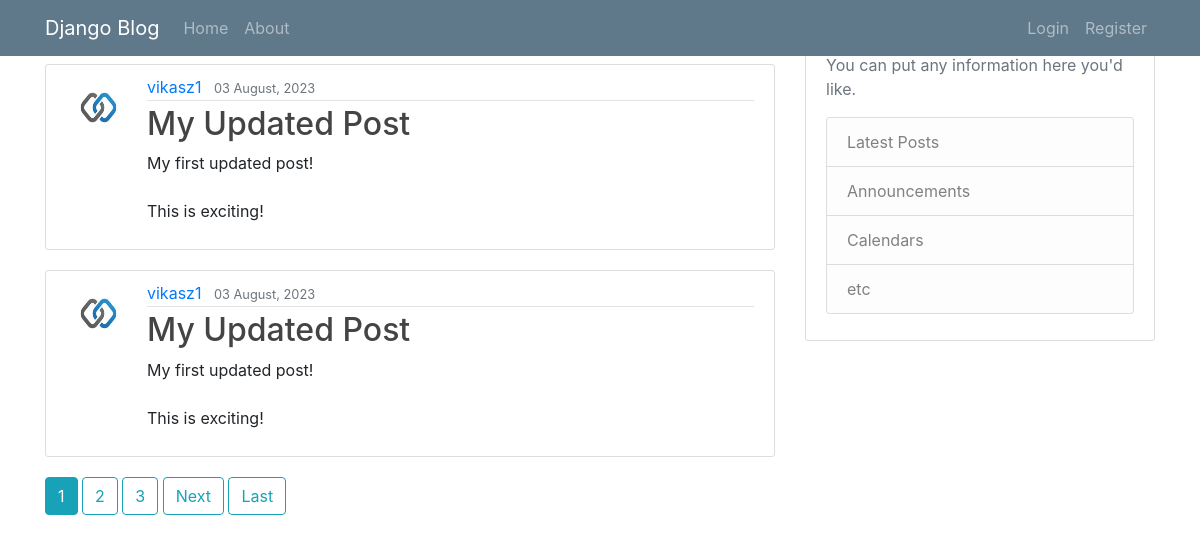
The app's page /user/vikasz1 with its own data.
### blog/models.py (models this page shows, shortened)
class Post(models.Model):
    title = models.CharField(max_length=100)
    content = models.TextField()
    date_posted = models.DateTimeField(default=timezone.now)
    author = models.ForeignKey(User, on_delete=models.CASCADE)

### users/models.py (models this page shows, shortened)
class Profile(models.Model):
    user  = models.OneToOneField(User,on_delete=models.CASCADE)
    image = models.ImageField(default='default.png',upload_to='profile_pics')

### blog/views.py (the view)
# urls.py: path('user/<str:username>', UserPostListView.as_view(), name="user-posts"),
class UserPostListView(ListView):
    model = Post
    template_name = 'blog/user_posts.html'    # <app>/<model>_<viewtype>.html
    context_object_name = 'posts'
    paginate_by=2
    def get_queryset(self):
        user = get_object_or_404(User,username=self.kwargs.get('username'))
        return Post.objects.filter(author=user).order_by('-date_posted')

### blog/templates/blog/user_posts.html (shortened to what this page needs)
{% extends "blog/base.html" %}
{% block content %}
<h1 class="mb-3">Post by {{ view.kwargs.username }} ( {{ page_obj.paginator.count }} )</h1>
{% for post in posts %}
<article class="media content-section">
  <img class="rounded-circle article-img" src="{{ post.author.profile.image.url }}" alt="">
  <div class="media-body">
    <div class="article-metadata">
      <a class="mr-2" href="{% url 'user-posts' post.author.username %}">{{ post.author }}</a>
      <small class="text-muted">{{ post.date_posted | date:"d F, Y" }}</small>
    </div>
    <h2><a class="article-title" href="{% url 'post-detail' post.id %}">{{ post.title }}</a></h2>
    <p class="article-content">{{ post.content }}</p>
  </div>
</article>
{% endfor %}
{% if is_paginated %}
{% for num in page_obj.paginator.page_range %}
{% if page_obj.number == num %}
<a class="btn btn-info mb-4" href="?page={{ num }}">{{ num }}</a>
{% elif num > page_obj.number|add:'-3' and num < page_obj.number|add:'3' %}
<a class="btn btn-outline-info mb-4" href="?page={{ num }}">{{ num }}</a>
{% endif %}
 {% endfor %}
 {% if page_obj.has_next %}
 <a class="btn btn-outline-info mb-4" href="?page={{ page_obj.next_page_number}}">Next</a>
 <a class="btn btn-outline-info mb-4" href="?page={{ page_obj.paginator.num_pages }}">Last</a>
{% endif %}
 {% endif %}
  {% endblock content%}

### blog/static/blog/main.css (style rules this page uses)
body { background: #fafafa; color: #333333; margin-top: 5rem; }
h1, h2, h3, h4, h5, h6 { color: #444444; }
.content-section { background: #ffffff; padding: 10px 20px; border: 1px solid #dddddd; border-radius: 3px; margin-bottom: 20px; }
.article-title { color: #444444; }
.article-content { white-space: pre-line; }
.article-img { height: 65px; width: 65px; margin-right: 16px; }
.article-metadata { padding-bottom: 1px; margin-bottom: 4px; border-bottom: 1px solid #e3e3e3 }

### records on screen
Post: author.profile.image (picture), author "vikasz1", date_posted "03 August, 2023", title "My Updated Post", content "My first updated post! This is exciting!"
Post: author.profile.image (picture), author "vikasz1", date_posted "03 August, 2023", title "My Updated Post", content "My first updated post! This is exciting!"

### other values on screen
{{ num }} "1"
{{ num }} "2" "3"
